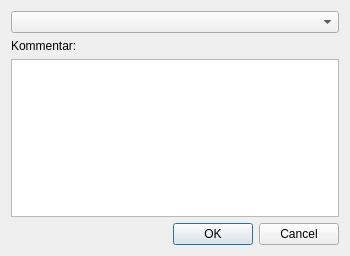
<?xml version="1.0" encoding="UTF-8"?>
<ui version="4.0">
 <class>Select_Layout_Ui</class>
 <widget class="QDialog" name="Select_Layout_Ui">
  <property name="geometry">
   <rect>
    <x>0</x>
    <y>0</y>
    <width>350</width>
    <height>256</height>
   </rect>
  </property>
  <property name="windowTitle">
   <string>TurnFix - Layout auswählen</string>
  </property>
  <property name="windowIcon">
   <iconset resource="../../../../resources/TurnFix.qrc">
    <normaloff>:/appicons/icon.png</normaloff>:/appicons/icon.png</iconset>
  </property>
  <layout class="QGridLayout" name="gridLayout">
   <item row="0" column="0">
    <widget class="QComboBox" name="cmb_layout"/>
   </item>
   <item row="3" column="0">
    <widget class="QDialogButtonBox" name="bbx_done">
     <property name="standardButtons">
      <set>QDialogButtonBox::Cancel|QDialogButtonBox::Ok</set>
     </property>
    </widget>
   </item>
   <item row="2" column="0">
    <widget class="QTextEdit" name="txt_comment">
     <property name="readOnly">
      <bool>true</bool>
     </property>
     <property name="html">
      <string>&lt;!DOCTYPE HTML PUBLIC &quot;-//W3C//DTD HTML 4.0//EN&quot; &quot;http://www.w3.org/TR/REC-html40/strict.dtd&quot;&gt;
&lt;html&gt;&lt;head&gt;&lt;meta name=&quot;qrichtext&quot; content=&quot;1&quot; /&gt;&lt;style type=&quot;text/css&quot;&gt;
p, li { white-space: pre-wrap; }
&lt;/style&gt;&lt;/head&gt;&lt;body style=&quot; font-family:'Lucida Grande'; font-size:13pt; font-weight:400; font-style:normal;&quot;&gt;
&lt;p style=&quot;-qt-paragraph-type:empty; margin-top:0px; margin-bottom:0px; margin-left:0px; margin-right:0px; -qt-block-indent:0; text-indent:0px;&quot;&gt;&lt;/p&gt;&lt;/body&gt;&lt;/html&gt;</string>
     </property>
    </widget>
   </item>
   <item row="1" column="0">
    <widget class="QLabel" name="label">
     <property name="text">
      <string>Kommentar:</string>
     </property>
     <property name="buddy">
      <cstring>txt_comment</cstring>
     </property>
    </widget>
   </item>
  </layout>
 </widget>
 <resources>
  <include location="../../../../resources/TurnFix.qrc"/>
 </resources>
 <connections/>
</ui>
